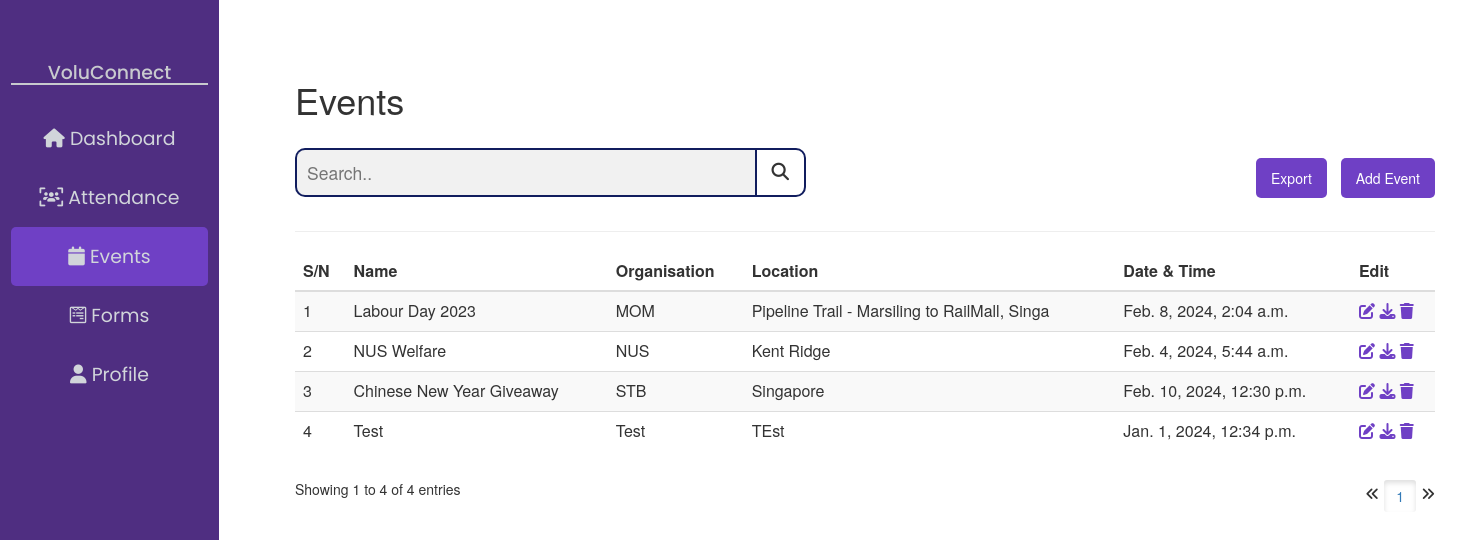
/events/, run on an earlier commit of the app's database.
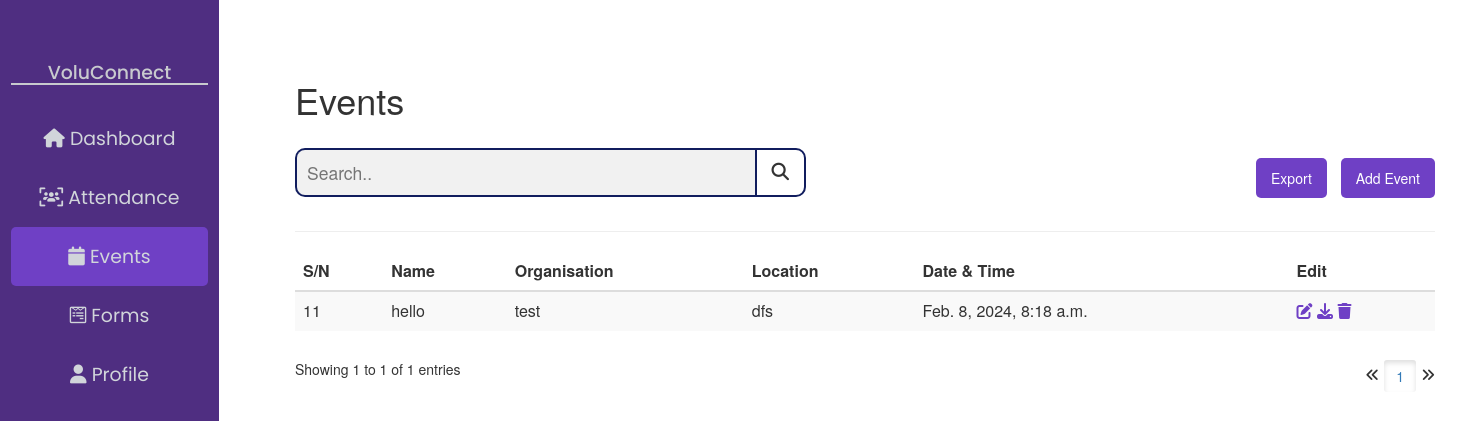
And on a later commit of the database.
### voluconnect/models.py (models this page shows, shortened)
class Event(models.Model):
    number = models.IntegerField(blank=True, null=True)
    event_name = models.CharField('Event Name', max_length=200)
    organisation = models.CharField(max_length=200)
    location = models.CharField(max_length=200)
    description = models.CharField(max_length=1000, default = 'No Description')
    job_scope = models.CharField(max_length=1000, default = 'No Job Scope')
    duration = models.IntegerField(default=0)
    event_date = models.DateTimeField()
    event_image = models.ImageField(upload_to = 'images/', default='default.jpg')

### voluconnect/views.py (the view)
# urls.py: path('events/', views.events, name="events"),
def events(request):
    event_list = Event.objects.all()
    paginator = Paginator(event_list, 10)
    page_number = request.GET.get('page')
    page_obj = paginator.get_page(page_number)
    return render(request, 'events.html', {'page_obj' : page_obj})

### voluconnect/templates/events.html (shortened to what this page needs)
<html>
<head>
    {% extends "base.html" %}
        {% block nav_events %}
        class="activeNav"
        {% endblock %}
        {% block content %}
            <h1>Events</h1>
            <div class="events-toolkit">
                <form class="events-filter" action="">
                    <input type="text" placeholder="Search.." name="search">
                    <button type="submit"><i class="fa fa-search"></i></button>
                </form>
                <div class="events-btn">
                    <a href="/export_events">
                        <button id="export-button">Export</button>
                    </a>
                    <a href="/add_event">
                        <button id="add-event-button">Add Event</button>
                    </a>
                </div>
            </div>
            <hr/>
            <table id="eventsTable" class="table table-striped">
                <thead>
                    <tr>
                        <th>S/N</th>
                        <th>Name</th>
                        <th>Organisation</th>
                        <th>Location</th>
                        <th>Date & Time</th>
                        <th>Edit</th>
                    </tr>
                </thead>
                <tbody>
                    {% for event in page_obj %}
                    <tr>
                        <td>{{ event.id }}</td>
                        <td>{{ event.event_name }}</td>
                        <td>{{ event.organisation }}</td>
                        <td>{{ event.location }}</td>
                        <td>{{ event.event_date }}</td>
                        <td>
                            <button class="editIcon" type="submit" value="Edit" onclick="openModal(`{{ event.id }}`)" style="border: none; background: none; cursor: pointer;">
                                <i class="fa fa-pen-to-square"></i>
                            </button>
                            <a href="" class="editIcon">
                                <i class="fa fa-download"></i>
                            </a>
                            <form action="{% url 'delete_event' event.pk %}" method="post" class="editIcon">
                                <button type="submit" value="Delete" onclick="return confirm('Are you sure?');" style="border: none; background: none; cursor: pointer;">
                                    <i class="fa fa-trash"></i>
                                </button>
                            </form>
                        </td>
                    </tr>
                    {% endfor %}
                </tbody>
            </table>
            <div id="pagination">
                <p id="counter">Showing {{ page_obj.start_index }} to {{ page_obj.end_index }} of {{ page_obj.paginator.count }} entries</p>
                <span class="step-links">
                    {% if page_obj.has_previous %}
                        <a href="?page={{ page_obj.previous_page_number }}">
                            <i class="fa fa-angles-left"></i>
                        </a>
                    {% else %}
                        <i class="fa fa-angles-left"></i>
                    {% endif %}
                    <span class="current">
                        {% for num in page_obj.paginator.page_range %}
                            {% if page_obj.number == num %}
                                <a href="?page={{ num }}" class="btn active">{{ num }}</a>
                            {% else %}
                                <a href="?page={{ num }}" class="btn">{{ num }}</a>
                            {% endif %}
                        {% endfor %}
                    </span>
                    {% if page_obj.has_next %}
                        <a href="?page={{ page_obj.next_page_number }}">
                            <i class="fa fa-angles-right"></i>
                        </a>
                    {% else %}
                        <i class="fa fa-angles-right"></i>
                    {% endif %}
                </span>
            </div>
        {% endblock %}

What changed in the data, as far as the page shows it:
removed Event: id "1", event_name "Labour Day 2023", organisation "MOM", location "Pipeline Trail - Marsiling to RailMall, Singa", event_date "Feb. 8, 2024, 2:04 a.m."
removed Event: id "2", event_name "NUS Welfare", organisation "NUS", location "Kent Ridge", event_date "Feb. 4, 2024, 5:44 a.m."
removed Event: id "3", event_name "Chinese New Year Giveaway", organisation "STB", location "Singapore", event_date "Feb. 10, 2024, 12:30 p.m."
removed Event: id "4", event_name "Test", organisation "Test", location "TEst", event_date "Jan. 1, 2024, 12:34 p.m."
added Event: id "11", event_name "hello", organisation "test", location "dfs", event_date "Feb. 8, 2024, 8:18 a.m."
Also different on the page:
{{ page_obj.end_index }}: "4" → "1"
{{ page_obj.paginator.count }}: "4" → "1"
